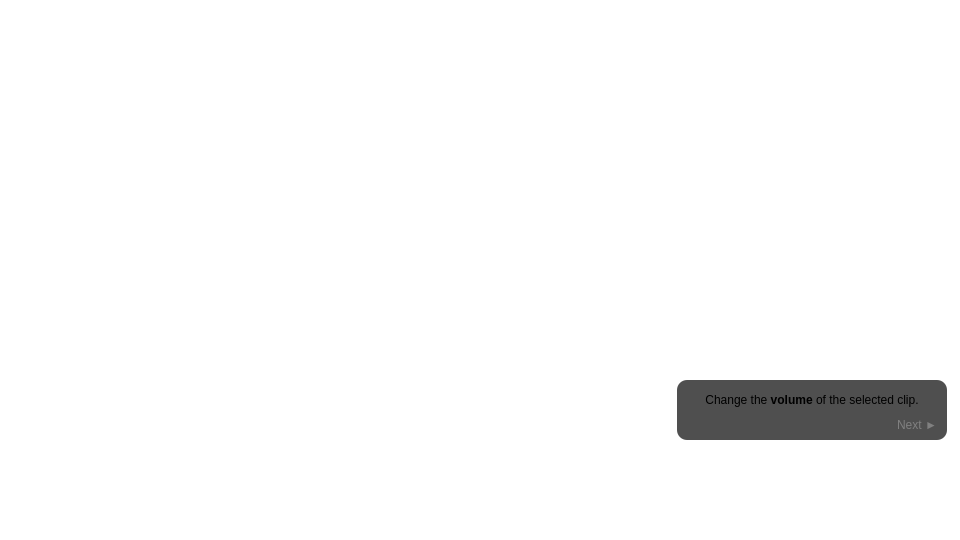
  <widget class="QGroupBox" name="slide_13">
   <property name="geometry">
    <rect>
     <x>960</x>
     <y>0</y>
     <width>960</width>
     <height>540</height>
    </rect>
   </property>
   <property name="styleSheet">
    <string notr="true">background: transparent;
border: 0px;</string>
   </property>
   <property name="title">
    <string/>
   </property>
   <widget class="QGroupBox" name="instruction_13">
    <property name="geometry">
     <rect>
      <x>677</x>
      <y>380</y>
      <width>270</width>
      <height>60</height>
     </rect>
    </property>
    <property name="styleSheet">
     <string notr="true">QGroupBox { background: #B0000000; border-radius: 10px; }</string>
    </property>
    <property name="title">
     <string/>
    </property>
    <widget class="QPushButton" name="next_13">
     <property name="geometry">
      <rect>
       <x>210</x>
       <y>35</y>
       <width>60</width>
       <height>20</height>
      </rect>
     </property>
     <property name="styleSheet">
      <string notr="true">QPushButton { color: #808080; }
QPushButton:hover { color: #C0C0C0; }</string>
     </property>
     <property name="text">
      <string>Next ►</string>
     </property>
    </widget>
    <widget class="QLabel" name="label_13">
     <property name="geometry">
      <rect>
       <x>0</x>
       <y>0</y>
       <width>270</width>
       <height>40</height>
      </rect>
     </property>
     <property name="text">
      <string>&lt;html&gt;&lt;head/&gt;&lt;body&gt;&lt;p&gt;Change the &lt;span style=&quot; font-weight:700;&quot;&gt;volume&lt;/span&gt; of the selected clip.&lt;/p&gt;&lt;/body&gt;&lt;/html&gt;</string>
     </property>
     <property name="alignment">
      <set>Qt::AlignCenter</set>
     </property>
     <property name="wordWrap">
      <bool>true</bool>
     </property>
    </widget>
    <zorder>label_13</zorder>
    <zorder>next_13</zorder>
   </widget>
  </widget>
